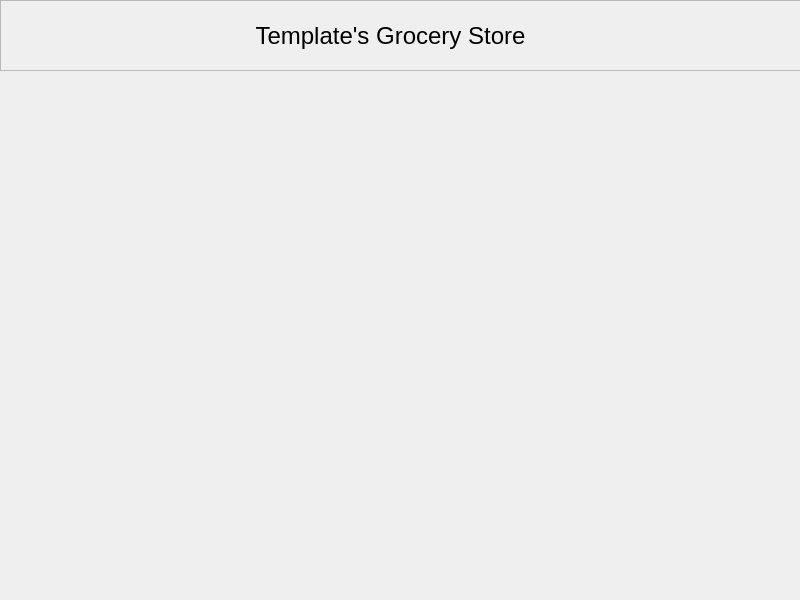
<?xml version="1.0" encoding="UTF-8"?>
<ui version="4.0">
 <class>MainWindow</class>
 <widget class="QMainWindow" name="MainWindow">
  <property name="geometry">
   <rect>
    <x>0</x>
    <y>0</y>
    <width>800</width>
    <height>600</height>
   </rect>
  </property>
  <property name="palette">
   <palette>
    <active>
     <colorrole role="Button">
      <brush brushstyle="SolidPattern">
       <color alpha="255">
        <red>202</red>
        <green>0</green>
        <blue>0</blue>
       </color>
      </brush>
     </colorrole>
     <colorrole role="Light">
      <brush brushstyle="SolidPattern">
       <color alpha="255">
        <red>255</red>
        <green>255</green>
        <blue>255</blue>
       </color>
      </brush>
     </colorrole>
     <colorrole role="Midlight">
      <brush brushstyle="SolidPattern">
       <color alpha="255">
        <red>206</red>
        <green>206</green>
        <blue>206</blue>
       </color>
      </brush>
     </colorrole>
     <colorrole role="Dark">
      <brush brushstyle="SolidPattern">
       <color alpha="255">
        <red>122</red>
        <green>122</green>
        <blue>122</blue>
       </color>
      </brush>
     </colorrole>
     <colorrole role="Highlight">
      <brush brushstyle="SolidPattern">
       <color alpha="255">
        <red>255</red>
        <green>0</green>
        <blue>0</blue>
       </color>
      </brush>
     </colorrole>
    </active>
    <inactive>
     <colorrole role="Button">
      <brush brushstyle="SolidPattern">
       <color alpha="255">
        <red>202</red>
        <green>0</green>
        <blue>0</blue>
       </color>
      </brush>
     </colorrole>
     <colorrole role="Light">
      <brush brushstyle="SolidPattern">
       <color alpha="255">
        <red>255</red>
        <green>255</green>
        <blue>255</blue>
       </color>
      </brush>
     </colorrole>
     <colorrole role="Midlight">
      <brush brushstyle="SolidPattern">
       <color alpha="255">
        <red>206</red>
        <green>206</green>
        <blue>206</blue>
       </color>
      </brush>
     </colorrole>
     <colorrole role="Dark">
      <brush brushstyle="SolidPattern">
       <color alpha="255">
        <red>122</red>
        <green>122</green>
        <blue>122</blue>
       </color>
      </brush>
     </colorrole>
     <colorrole role="Highlight">
      <brush brushstyle="SolidPattern">
       <color alpha="255">
        <red>255</red>
        <green>0</green>
        <blue>0</blue>
       </color>
      </brush>
     </colorrole>
    </inactive>
    <disabled>
     <colorrole role="WindowText">
      <brush brushstyle="SolidPattern">
       <color alpha="255">
        <red>122</red>
        <green>122</green>
        <blue>122</blue>
       </color>
      </brush>
     </colorrole>
     <colorrole role="Button">
      <brush brushstyle="SolidPattern">
       <color alpha="255">
        <red>202</red>
        <green>0</green>
        <blue>0</blue>
       </color>
      </brush>
     </colorrole>
     <colorrole role="Light">
      <brush brushstyle="SolidPattern">
       <color alpha="255">
        <red>255</red>
        <green>255</green>
        <blue>255</blue>
       </color>
      </brush>
     </colorrole>
     <colorrole role="Midlight">
      <brush brushstyle="SolidPattern">
       <color alpha="255">
        <red>206</red>
        <green>206</green>
        <blue>206</blue>
       </color>
      </brush>
     </colorrole>
     <colorrole role="Dark">
      <brush brushstyle="SolidPattern">
       <color alpha="255">
        <red>122</red>
        <green>122</green>
        <blue>122</blue>
       </color>
      </brush>
     </colorrole>
     <colorrole role="Text">
      <brush brushstyle="SolidPattern">
       <color alpha="255">
        <red>122</red>
        <green>122</green>
        <blue>122</blue>
       </color>
      </brush>
     </colorrole>
     <colorrole role="ButtonText">
      <brush brushstyle="SolidPattern">
       <color alpha="255">
        <red>122</red>
        <green>122</green>
        <blue>122</blue>
       </color>
      </brush>
     </colorrole>
     <colorrole role="Highlight">
      <brush brushstyle="SolidPattern">
       <color alpha="255">
        <red>255</red>
        <green>75</green>
        <blue>75</blue>
       </color>
      </brush>
     </colorrole>
     <colorrole role="Link">
      <brush brushstyle="SolidPattern">
       <color alpha="255">
        <red>255</red>
        <green>66</green>
        <blue>66</blue>
       </color>
      </brush>
     </colorrole>
    </disabled>
   </palette>
  </property>
  <property name="windowTitle">
   <string>MainWindow</string>
  </property>
  <widget class="QWidget" name="centralwidget">
   <widget class="QStackedWidget" name="stack_pages">
    <property name="geometry">
     <rect>
      <x>0</x>
      <y>70</y>
      <width>801</width>
      <height>521</height>
     </rect>
    </property>
    <property name="currentIndex">
     <number>1</number>
    </property>
    <widget class="QWidget" name="page_scan">
     <widget class="QListView" name="list_items">
      <property name="geometry">
       <rect>
        <x>10</x>
        <y>50</y>
        <width>461</width>
        <height>401</height>
       </rect>
      </property>
     </widget>
     <widget class="QLabel" name="label_items">
      <property name="geometry">
       <rect>
        <x>10</x>
        <y>10</y>
        <width>461</width>
        <height>41</height>
       </rect>
      </property>
      <property name="font">
       <font>
        <pointsize>16</pointsize>
       </font>
      </property>
      <property name="text">
       <string>Scanned Items</string>
      </property>
     </widget>
     <widget class="QPushButton" name="btn_completePurchase">
      <property name="geometry">
       <rect>
        <x>590</x>
        <y>390</y>
        <width>201</width>
        <height>61</height>
       </rect>
      </property>
      <property name="font">
       <font>
        <pointsize>16</pointsize>
       </font>
      </property>
      <property name="text">
       <string>Complete Purchase</string>
      </property>
     </widget>
     <widget class="QWidget" name="horizontalLayoutWidget">
      <property name="geometry">
       <rect>
        <x>0</x>
        <y>460</y>
        <width>801</width>
        <height>61</height>
       </rect>
      </property>
      <layout class="QHBoxLayout" name="horizontalLayout">
       <property name="spacing">
        <number>6</number>
       </property>
       <property name="sizeConstraint">
        <enum>QLayout::SetDefaultConstraint</enum>
       </property>
       <item>
        <widget class="QPushButton" name="btn_cancelPurchase">
         <property name="text">
          <string>Cancel Purchase</string>
         </property>
        </widget>
       </item>
       <item>
        <spacer name="horizontalSpacer">
         <property name="orientation">
          <enum>Qt::Horizontal</enum>
         </property>
         <property name="sizeHint" stdset="0">
          <size>
           <width>40</width>
           <height>20</height>
          </size>
         </property>
        </spacer>
       </item>
       <item>
        <widget class="QPushButton" name="btn_employee">
         <property name="sizeIncrement">
          <size>
           <width>0</width>
           <height>0</height>
          </size>
         </property>
         <property name="baseSize">
          <size>
           <width>0</width>
           <height>0</height>
          </size>
         </property>
         <property name="text">
          <string>Employee Sign-On</string>
         </property>
        </widget>
       </item>
       <item>
        <widget class="QPushButton" name="btn_help">
         <property name="text">
          <string>Help</string>
         </property>
        </widget>
       </item>
      </layout>
     </widget>
    </widget>
    <widget class="QWidget" name="page_payment"/>
    <widget class="QWidget" name="page_welcome">
     <widget class="QLabel" name="label_header_2">
      <property name="geometry">
       <rect>
        <x>20</x>
        <y>150</y>
        <width>461</width>
        <height>81</height>
       </rect>
      </property>
      <property name="font">
       <font>
        <pointsize>35</pointsize>
       </font>
      </property>
      <property name="text">
       <string>Welcome!</string>
      </property>
      <property name="alignment">
       <set>Qt::AlignLeading|Qt::AlignLeft|Qt::AlignVCenter</set>
      </property>
     </widget>
     <widget class="QLabel" name="label_header_3">
      <property name="geometry">
       <rect>
        <x>20</x>
        <y>230</y>
        <width>601</width>
        <height>101</height>
       </rect>
      </property>
      <property name="font">
       <font>
        <pointsize>18</pointsize>
       </font>
      </property>
      <property name="text">
       <string>Please scan all of your items you would like to purchase using the scanner below or the handheld scanner.</string>
      </property>
      <property name="alignment">
       <set>Qt::AlignLeading|Qt::AlignLeft|Qt::AlignVCenter</set>
      </property>
      <property name="wordWrap">
       <bool>true</bool>
      </property>
     </widget>
    </widget>
   </widget>
   <widget class="QFrame" name="frame_header">
    <property name="geometry">
     <rect>
      <x>0</x>
      <y>0</y>
      <width>801</width>
      <height>71</height>
     </rect>
    </property>
    <property name="frameShape">
     <enum>QFrame::StyledPanel</enum>
    </property>
    <property name="frameShadow">
     <enum>QFrame::Raised</enum>
    </property>
    <widget class="QLabel" name="label_header">
     <property name="geometry">
      <rect>
       <x>160</x>
       <y>10</y>
       <width>461</width>
       <height>51</height>
      </rect>
     </property>
     <property name="font">
      <font>
       <pointsize>18</pointsize>
      </font>
     </property>
     <property name="text">
      <string>Template's Grocery Store</string>
     </property>
     <property name="alignment">
      <set>Qt::AlignCenter</set>
     </property>
    </widget>
   </widget>
  </widget>
 </widget>
 <resources/>
 <connections/>
</ui>
